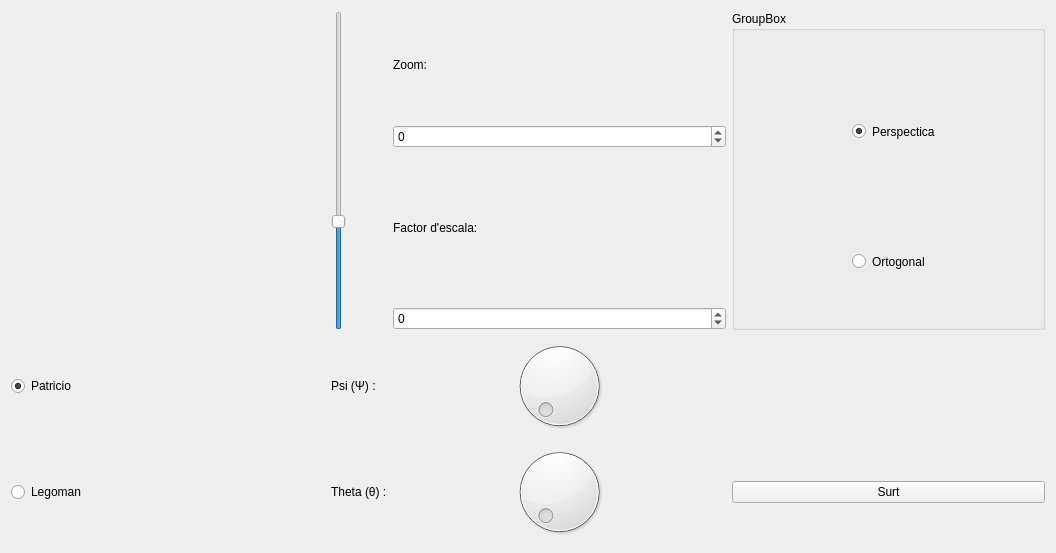
<?xml version="1.0" encoding="UTF-8"?>
<ui version="4.0">
 <class>MyForm</class>
 <widget class="QWidget" name="MyForm">
  <property name="geometry">
   <rect>
    <x>0</x>
    <y>0</y>
    <width>1056</width>
    <height>553</height>
   </rect>
  </property>
  <property name="windowTitle">
   <string>Form</string>
  </property>
  <layout class="QGridLayout" name="gridLayout">
   <item row="4" column="4">
    <widget class="QDial" name="dial_2"/>
   </item>
   <item row="1" column="6">
    <layout class="QVBoxLayout" name="verticalLayout">
     <item>
      <widget class="QGroupBox" name="groupBox">
       <property name="title">
        <string>GroupBox</string>
       </property>
       <widget class="QRadioButton" name="radioButton_4">
        <property name="geometry">
         <rect>
          <x>120</x>
          <y>110</y>
          <width>231</width>
          <height>21</height>
         </rect>
        </property>
        <property name="text">
         <string>Perspectica</string>
        </property>
        <property name="checked">
         <bool>true</bool>
        </property>
       </widget>
       <widget class="QRadioButton" name="radioButton_3">
        <property name="geometry">
         <rect>
          <x>120</x>
          <y>240</y>
          <width>231</width>
          <height>21</height>
         </rect>
        </property>
        <property name="text">
         <string>Ortogonal</string>
        </property>
        <property name="checked">
         <bool>false</bool>
        </property>
       </widget>
      </widget>
     </item>
    </layout>
   </item>
   <item row="3" column="1">
    <widget class="QRadioButton" name="radioButton">
     <property name="text">
      <string>Patricio</string>
     </property>
     <property name="checked">
      <bool>true</bool>
     </property>
    </widget>
   </item>
   <item row="1" column="1">
    <widget class="MyGLWidget" name="widget" native="true"/>
   </item>
   <item row="1" column="4">
    <layout class="QVBoxLayout" name="verticalLayout_2">
     <item>
      <widget class="QLabel" name="label">
       <property name="minimumSize">
        <size>
         <width>333</width>
         <height>0</height>
        </size>
       </property>
       <property name="maximumSize">
        <size>
         <width>333</width>
         <height>16777215</height>
        </size>
       </property>
       <property name="text">
        <string>Zoom:</string>
       </property>
      </widget>
     </item>
     <item>
      <widget class="QSpinBox" name="spinBox">
       <property name="minimumSize">
        <size>
         <width>333</width>
         <height>0</height>
        </size>
       </property>
       <property name="minimum">
        <number>-30</number>
       </property>
       <property name="maximum">
        <number>60</number>
       </property>
      </widget>
     </item>
     <item>
      <widget class="QLabel" name="label_2">
       <property name="minimumSize">
        <size>
         <width>333</width>
         <height>147</height>
        </size>
       </property>
       <property name="text">
        <string>Factor d'escala:</string>
       </property>
      </widget>
     </item>
     <item>
      <widget class="QSpinBox" name="spinBox_2">
       <property name="minimumSize">
        <size>
         <width>333</width>
         <height>0</height>
        </size>
       </property>
       <property name="minimum">
        <number>-10</number>
       </property>
       <property name="maximum">
        <number>4</number>
       </property>
      </widget>
     </item>
    </layout>
   </item>
   <item row="3" column="3">
    <widget class="QLabel" name="label_3">
     <property name="text">
      <string>Psi (Ψ) :</string>
     </property>
    </widget>
   </item>
   <item row="3" column="4">
    <widget class="QDial" name="dial"/>
   </item>
   <item row="4" column="3">
    <widget class="QLabel" name="label_4">
     <property name="text">
      <string>Theta (θ) :</string>
     </property>
    </widget>
   </item>
   <item row="4" column="1">
    <widget class="QRadioButton" name="radioButton_2">
     <property name="text">
      <string>Legoman</string>
     </property>
    </widget>
   </item>
   <item row="4" column="6">
    <widget class="QPushButton" name="pushButton">
     <property name="text">
      <string>Surt</string>
     </property>
    </widget>
   </item>
   <item row="1" column="3">
    <widget class="QSlider" name="verticalSlider">
     <property name="minimum">
      <number>-30</number>
     </property>
     <property name="maximum">
      <number>60</number>
     </property>
     <property name="orientation">
      <enum>Qt::Orientation::Vertical</enum>
     </property>
    </widget>
   </item>
  </layout>
 </widget>
 <customwidgets>
  <customwidget>
   <class>MyGLWidget</class>
   <extends>QWidget</extends>
   <header>MyGLWidget.h</header>
   <container>1</container>
   <slots>
    <signal>envia_psi(int)</signal>
    <signal>envia_theta(int)</signal>
    <slot>canvia_FOV(int)</slot>
    <slot>canvia_VAO(bool)</slot>
    <slot>canvia_perspectiva(bool)</slot>
    <slot>canvia_escala(int)</slot>
    <slot>canvia_psi(int)</slot>
    <slot>canvia_theta(int)</slot>
   </slots>
  </customwidget>
 </customwidgets>
 <resources/>
 <connections>
  <connection>
   <sender>verticalSlider</sender>
   <signal>valueChanged(int)</signal>
   <receiver>spinBox</receiver>
   <slot>setValue(int)</slot>
   <hints>
    <hint type="sourcelabel">
     <x>342</x>
     <y>140</y>
    </hint>
    <hint type="destinationlabel">
     <x>727</x>
     <y>148</y>
    </hint>
   </hints>
  </connection>
  <connection>
   <sender>spinBox</sender>
   <signal>valueChanged(int)</signal>
   <receiver>verticalSlider</receiver>
   <slot>setValue(int)</slot>
   <hints>
    <hint type="sourcelabel">
     <x>727</x>
     <y>148</y>
    </hint>
    <hint type="destinationlabel">
     <x>342</x>
     <y>268</y>
    </hint>
   </hints>
  </connection>
  <connection>
   <sender>verticalSlider</sender>
   <signal>valueChanged(int)</signal>
   <receiver>widget</receiver>
   <slot>canvia_FOV(int)</slot>
   <hints>
    <hint type="sourcelabel">
     <x>342</x>
     <y>91</y>
    </hint>
    <hint type="destinationlabel">
     <x>204</x>
     <y>58</y>
    </hint>
   </hints>
  </connection>
  <connection>
   <sender>spinBox</sender>
   <signal>valueChanged(int)</signal>
   <receiver>widget</receiver>
   <slot>canvia_FOV(int)</slot>
   <hints>
    <hint type="sourcelabel">
     <x>727</x>
     <y>148</y>
    </hint>
    <hint type="destinationlabel">
     <x>182</x>
     <y>312</y>
    </hint>
   </hints>
  </connection>
  <connection>
   <sender>pushButton</sender>
   <signal>clicked()</signal>
   <receiver>MyForm</receiver>
   <slot>close()</slot>
   <hints>
    <hint type="sourcelabel">
     <x>1046</x>
     <y>504</y>
    </hint>
    <hint type="destinationlabel">
     <x>685</x>
     <y>358</y>
    </hint>
   </hints>
  </connection>
  <connection>
   <sender>radioButton</sender>
   <signal>toggled(bool)</signal>
   <receiver>widget</receiver>
   <slot>canvia_VAO(bool)</slot>
   <hints>
    <hint type="sourcelabel">
     <x>46</x>
     <y>392</y>
    </hint>
    <hint type="destinationlabel">
     <x>54</x>
     <y>331</y>
    </hint>
   </hints>
  </connection>
  <connection>
   <sender>radioButton_2</sender>
   <signal>toggled(bool)</signal>
   <receiver>widget</receiver>
   <slot>canvia_VAO(bool)</slot>
   <hints>
    <hint type="sourcelabel">
     <x>140</x>
     <y>503</y>
    </hint>
    <hint type="destinationlabel">
     <x>138</x>
     <y>331</y>
    </hint>
   </hints>
  </connection>
  <connection>
   <sender>radioButton_4</sender>
   <signal>toggled(bool)</signal>
   <receiver>widget</receiver>
   <slot>canvia_perspectiva(bool)</slot>
   <hints>
    <hint type="sourcelabel">
     <x>1063</x>
     <y>138</y>
    </hint>
    <hint type="destinationlabel">
     <x>253</x>
     <y>331</y>
    </hint>
   </hints>
  </connection>
  <connection>
   <sender>radioButton_3</sender>
   <signal>toggled(bool)</signal>
   <receiver>widget</receiver>
   <slot>canvia_perspectiva(bool)</slot>
   <hints>
    <hint type="sourcelabel">
     <x>1063</x>
     <y>270</y>
    </hint>
    <hint type="destinationlabel">
     <x>249</x>
     <y>331</y>
    </hint>
   </hints>
  </connection>
  <connection>
   <sender>spinBox_2</sender>
   <signal>valueChanged(int)</signal>
   <receiver>widget</receiver>
   <slot>canvia_escala(int)</slot>
   <hints>
    <hint type="sourcelabel">
     <x>727</x>
     <y>330</y>
    </hint>
    <hint type="destinationlabel">
     <x>317</x>
     <y>292</y>
    </hint>
   </hints>
  </connection>
  <connection>
   <sender>dial</sender>
   <signal>valueChanged(int)</signal>
   <receiver>widget</receiver>
   <slot>canvia_psi(int)</slot>
   <hints>
    <hint type="sourcelabel">
     <x>492</x>
     <y>390</y>
    </hint>
    <hint type="destinationlabel">
     <x>263</x>
     <y>182</y>
    </hint>
   </hints>
  </connection>
  <connection>
   <sender>dial_2</sender>
   <signal>valueChanged(int)</signal>
   <receiver>widget</receiver>
   <slot>canvia_theta(int)</slot>
   <hints>
    <hint type="sourcelabel">
     <x>516</x>
     <y>482</y>
    </hint>
    <hint type="destinationlabel">
     <x>290</x>
     <y>224</y>
    </hint>
   </hints>
  </connection>
  <connection>
   <sender>widget</sender>
   <signal>envia_psi(int)</signal>
   <receiver>dial</receiver>
   <slot>setValue(int)</slot>
   <hints>
    <hint type="sourcelabel">
     <x>267</x>
     <y>241</y>
    </hint>
    <hint type="destinationlabel">
     <x>667</x>
     <y>345</y>
    </hint>
   </hints>
  </connection>
  <connection>
   <sender>widget</sender>
   <signal>envia_theta(int)</signal>
   <receiver>dial_2</receiver>
   <slot>setValue(int)</slot>
   <hints>
    <hint type="sourcelabel">
     <x>278</x>
     <y>199</y>
    </hint>
    <hint type="destinationlabel">
     <x>468</x>
     <y>455</y>
    </hint>
   </hints>
  </connection>
 </connections>
</ui>
